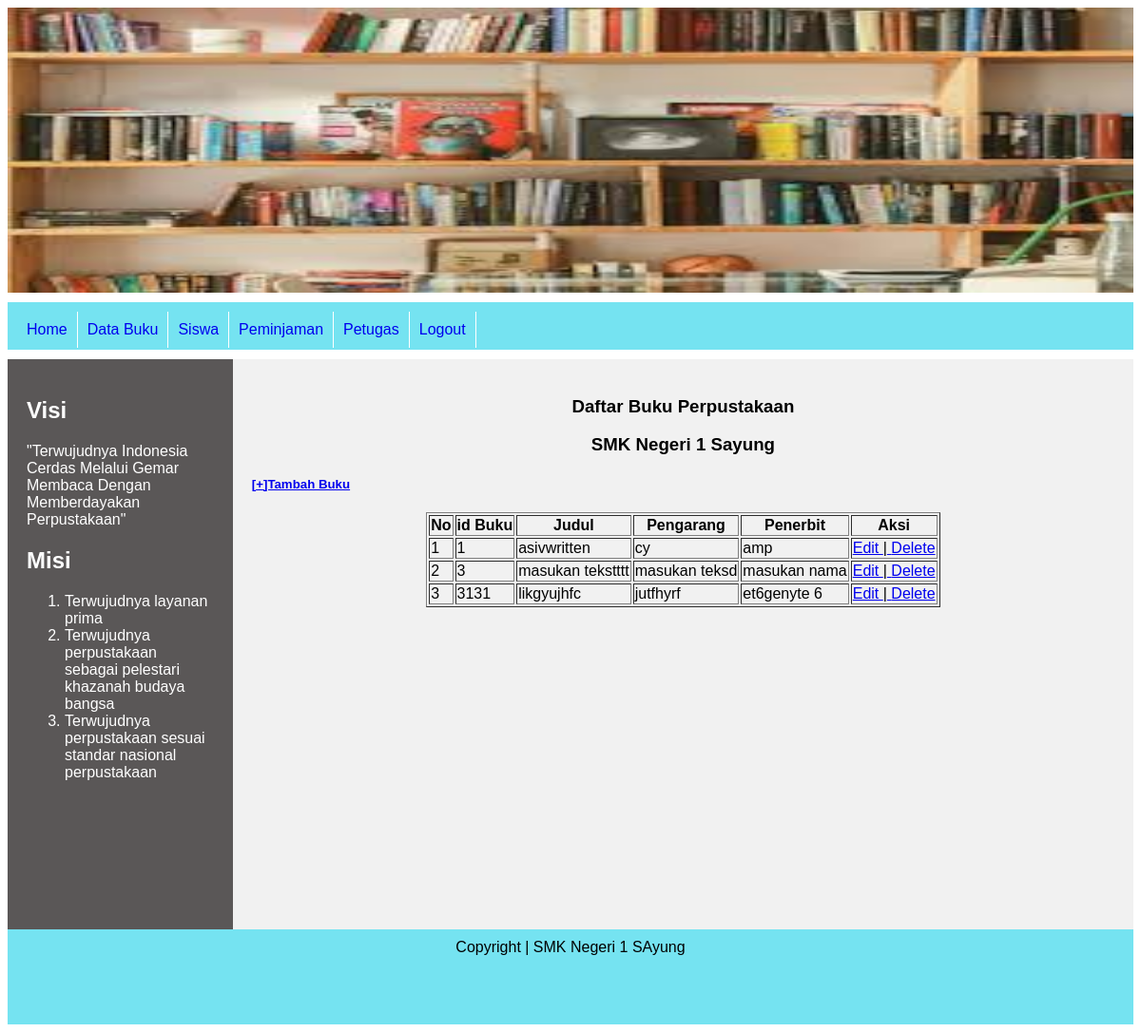
Screenshot of /admin/index.php?page=buku (signed in) with the database file from the repository.
### tables this page shows
CREATE TABLE `tbl_buku` (
  `idbuku` int NOT NULL,
  `judul` varchar(100) NOT NULL,
  `pengarang` varchar(50) NOT NULL,
  `penerbit` varchar(50) NOT NULL,
  `created_at` timestamp NOT NULL DEFAULT CURRENT_TIMESTAMP,
  `update_at` timestamp NULL DEFAULT NULL
);

### admin/halaman/buku/buku.php (the view)
<?php
include '../koneksi.php';
$query = "SELECT * FROM tbl_buku";
$data = mysqli_query($conn, $query);
?>
<h3>
    <center>Daftar Buku Perpustakaan<center>
</h3>
<h3>
    <center>SMK Negeri 1 Sayung<center>
</h3>
<h5><a href="index.php?page=bukutambah">[+]Tambah Buku</a></h5>
<table  border="1" align="center" >
    <tr>
        <th>No</th>
        <th>id Buku</th>
        <th>Judul</th>
        <th>Pengarang</th>
        <th>Penerbit</th>
        <th>Aksi</th>
    </tr>
<?php
    $nomor = 1;
    while($row = mysqli_fetch_assoc($data)){
        echo "<tr>";
        echo "<td>".$nomor."</td>";
        echo "<td>".$row['idbuku']."</td>";
        echo "<td>".$row['judul']."</td>";
        echo "<td>".$row['pengarang']."</td>";
        echo "<td>".$row['penerbit']."</td>";
        echo "<td>"  ;
        echo "<a href='../admin/index.php?page=bukuubah&idbuku=".$row['idbuku']."'> Edit </a> |";
        echo "<a href='halaman/buku/bukuhapus.php?idbuku=".$row['idbuku']."'> Delete </a>  ";
        echo "</td>";
        echo "</tr>";
        $nomor++;
    }
?>
</table>

### css/style.css (style rules this page uses)
* { box-sizing: border-box; }
body { font-family: Arial, Helvetica, sans-serif; }

### rows the page displays
tbl_buku: idbuku "1", judul "asivwritten", pengarang "cy", penerbit "amp"
tbl_buku: idbuku "3", judul "masukan tekstttt", pengarang "masukan teksd", penerbit "masukan nama"
tbl_buku: idbuku "3131", judul "likgyujhfc", pengarang "jutfhyrf", penerbit "et6genyte 6"
